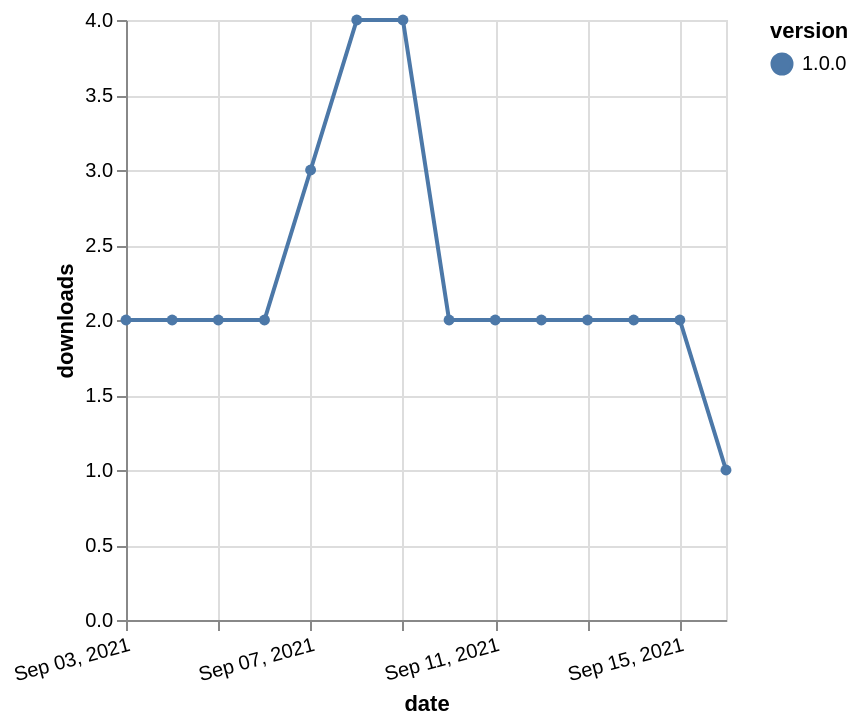

Write the Vega-Lite specification saved for this chart.
### Vega-Lite specification from a JSON file in a GitHub repository (floating-point values rounded to 4 significant figures)
{"$schema": "https://vega.github.io/schema/vega-lite/v5.json", "description": "A simple bar chart with embedded data.", "data": {"values": [{"date": "2021-09-03", "total": 1694, "delta": 2, "version": "1.0.0"}, {"date": "2021-09-04", "total": 1696, "delta": 2, "version": "1.0.0"}, {"date": "2021-09-05", "total": 1698, "delta": 2, "version": "1.0.0"}, {"date": "2021-09-06", "total": 1700, "delta": 2, "version": "1.0.0"}, {"date": "2021-09-07", "total": 1703, "delta": 3, "version": "1.0.0"}, {"date": "2021-09-08", "total": 1707, "delta": 4, "version": "1.0.0"}, {"date": "2021-09-09", "total": 1711, "delta": 4, "version": "1.0.0"}, {"date": "2021-09-10", "total": 1713, "delta": 2, "version": "1.0.0"}, {"date": "2021-09-11", "total": 1715, "delta": 2, "version": "1.0.0"}, {"date": "2021-09-12", "total": 1717, "delta": 2, "version": "1.0.0"}, {"date": "2021-09-13", "total": 1719, "delta": 2, "version": "1.0.0"}, {"date": "2021-09-14", "total": 1721, "delta": 2, "version": "1.0.0"}, {"date": "2021-09-15", "total": 1723, "delta": 2, "version": "1.0.0"}, {"date": "2021-09-16", "total": 1724, "delta": 1, "version": "1.0.0"}]}, "width": "container", "mark": {"type": "line", "point": {"filled": true}}, "encoding": {"x": {"field": "date", "type": "temporal", "timeUnit": "yearmonthdate", "title": "date", "axis": {"labelAngle": -15}}, "y": {"field": "delta", "type": "quantitative", "title": "downloads"}, "color": {"field": "version", "type": "nominal"}, "tooltip": {"field": "delta"}}}
